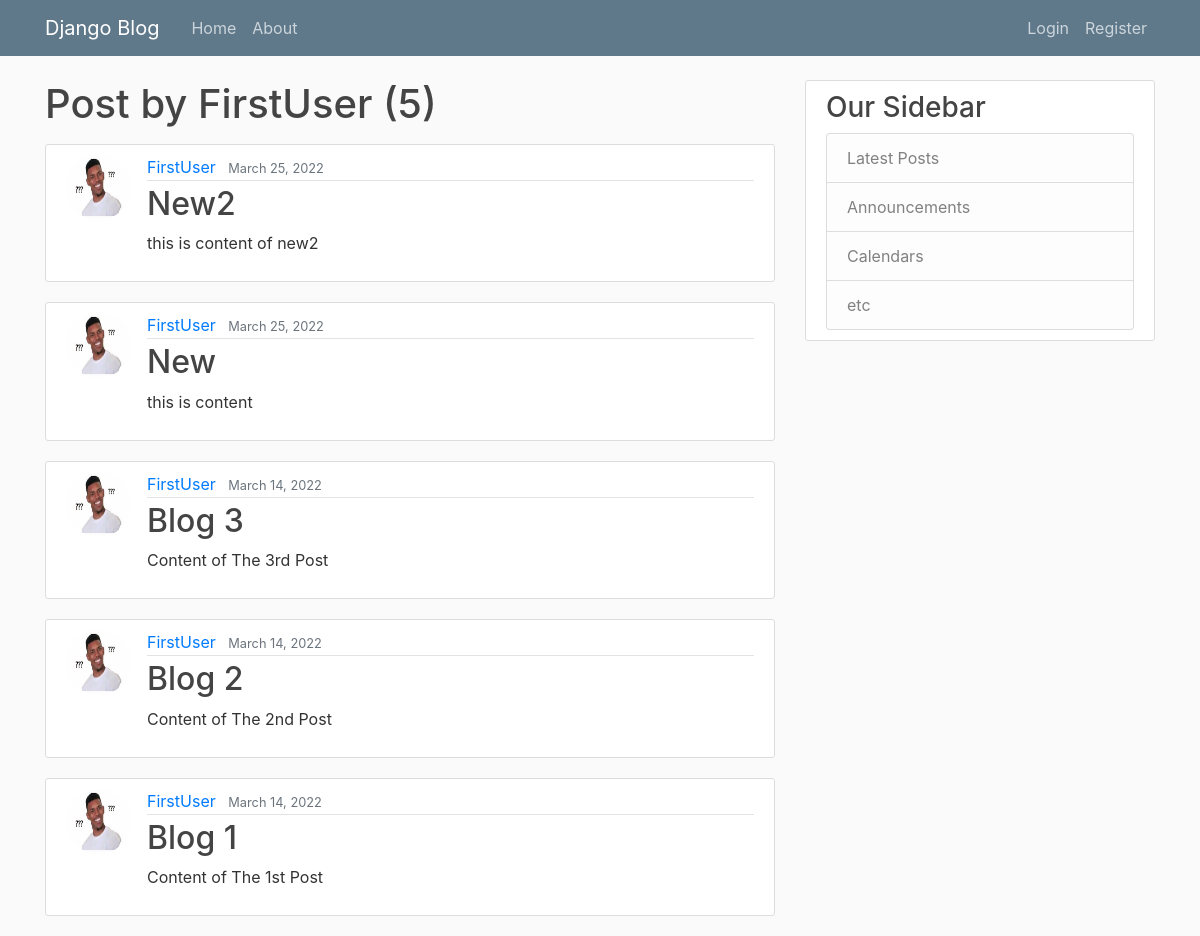
/user/FirstUser, run on an earlier commit of the app's database.
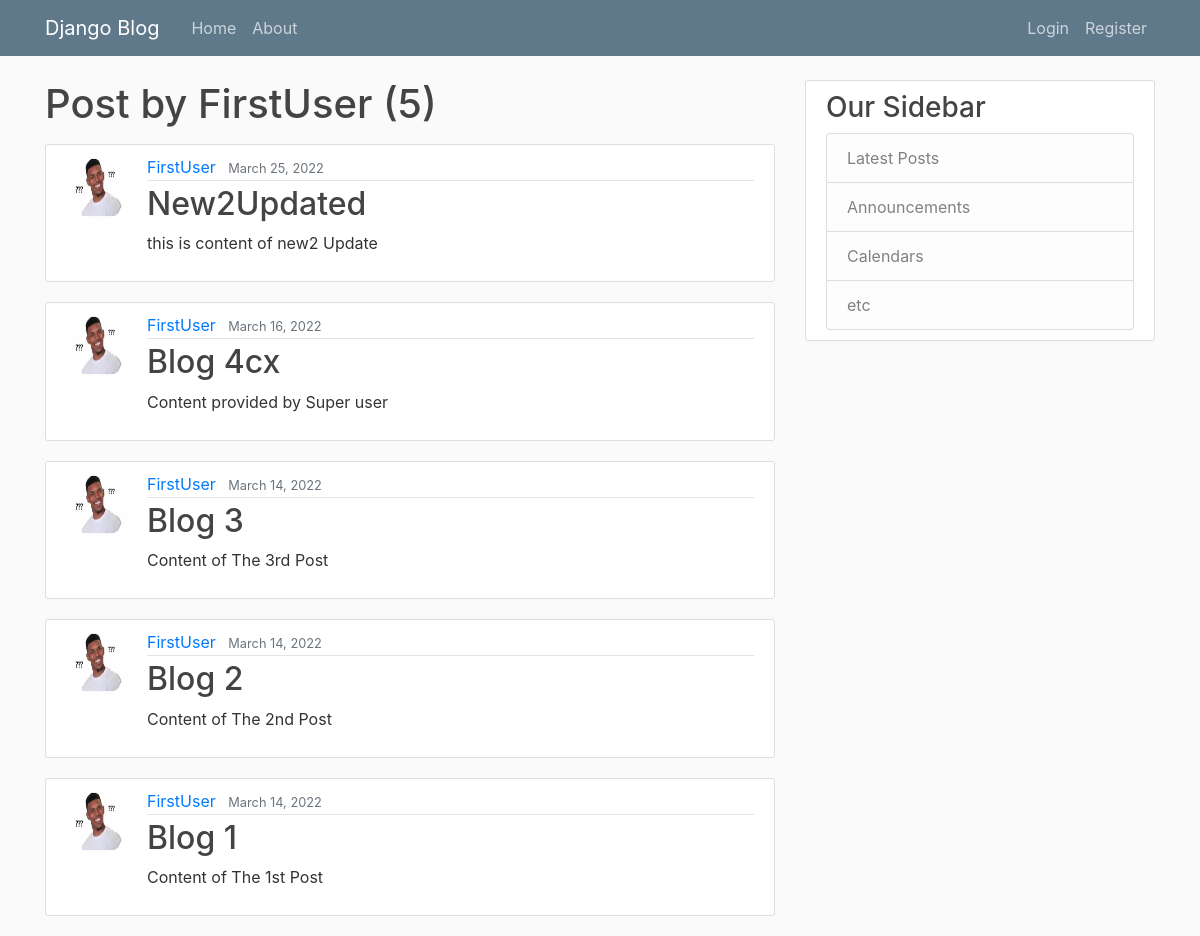
And on a later commit of the database.
### blog/models.py (models this page shows, shortened)
class Post(models.Model):
    title = models.CharField(max_length=100)
    content = models.TextField()
    post_date = models.DateTimeField(default=timezone.now)
    author = models.ForeignKey(User, on_delete=models.CASCADE)

### users/models.py (models this page shows, shortened)
class Profile(models.Model):
    user = models.OneToOneField(User, on_delete=models.CASCADE)
    image = models.ImageField(default='default.jpg', upload_to='profile_pics')

### blog/views.py (the view)
# urls.py: path('user/<str:username>', UserPostListView.as_view(), name='user-posts'),
class UserPostListView(ListView):
    model = Post
    template_name = 'blog/user_post.html'
    context_object_name = 'posts'
    paginate_by = 6
    def get_queryset(self):
        user = get_object_or_404(User, username=self.kwargs.get('username'))
        return Post.objects.filter(author=user).order_by('-post_date')

### blog/templates/blog/user_post.html (shortened to what this page needs)
{%extends "blog/base.html"%}
{% block content %}
    <h1 class="mb-3">Post by {{ view.kwargs.username }} ({{ page_obj.paginator.count}})</h1>
    {% for post in posts %}
        <article class="media content-section">
            <img class="rounded-circle article-img" src="{{ post.author.profile.image.url }}">
          <div class="media-body">
            <div class="article-metadata">
              <a class="mr-2" href="{% url 'user-posts' post.author.username %}">{{ post.author }}</a>
              <small class="text-muted">{{ post.post_date|date:"F d, Y" }}</small>
            </div>
            <h2><a class="article-title" href="{% url 'post-detail' post.id %}">{{ post.title }}</a></h2>
            <p class="article-content">{{ post.content }}</p>
          </div>
        </article>
    {% endfor %}
{% endblock content %}

What changed in the data, as far as the page shows it:
removed Post: author.profile.image (placeholder picture), author "FirstUser", post_date "March 25, 2022", title "New", content "this is content"
changed Post: title "New2" → "New2Updated"; content "this is content of new2" → "this is content of new2 Update"
now on this page (row edited): Post: author.profile.image (placeholder picture), author "FirstUser", post_date "March 16, 2022", title "Blog 4cx", content "Content provided by Super user"
